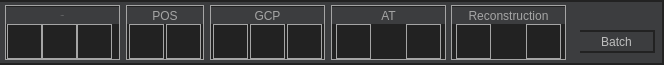
    <widget class="QWidget" name="widget_2" native="true">
     <property name="minimumSize">
      <size>
       <width>0</width>
       <height>65</height>
      </size>
     </property>
     <property name="maximumSize">
      <size>
       <width>16777215</width>
       <height>65</height>
      </size>
     </property>
     <property name="styleSheet">
      <string notr="true">border: 2px solid #222222;
border-left:none;
background-color: #3C3D3F;
</string>
     </property>
     <widget class="QFrame" name="frame">
      <property name="geometry">
       <rect>
        <x>5</x>
        <y>5</y>
        <width>115</width>
        <height>55</height>
       </rect>
      </property>
      <property name="minimumSize">
       <size>
        <width>115</width>
        <height>55</height>
       </size>
      </property>
      <property name="maximumSize">
       <size>
        <width>113</width>
        <height>55</height>
       </size>
      </property>
      <property name="styleSheet">
       <string notr="true">border:1px solid;
border-color: #A5A5A5;
background-color: #222222;</string>
      </property>
      <property name="frameShape">
       <enum>QFrame::StyledPanel</enum>
      </property>
      <property name="frameShadow">
       <enum>QFrame::Raised</enum>
      </property>
      <layout class="QGridLayout" name="gridLayout_8" rowstretch="10,30">
       <property name="leftMargin">
        <number>0</number>
       </property>
       <property name="topMargin">
        <number>1</number>
       </property>
       <property name="rightMargin">
        <number>0</number>
       </property>
       <property name="bottomMargin">
        <number>5</number>
       </property>
       <property name="spacing">
        <number>0</number>
       </property>
       <item row="1" column="0">
        <layout class="QHBoxLayout" name="horizontalLayout_3">
         <property name="spacing">
          <number>0</number>
         </property>
         <property name="topMargin">
          <number>0</number>
         </property>
         <item>
          <spacer name="horizontalSpacer_2">
           <property name="orientation">
            <enum>Qt::Horizontal</enum>
           </property>
           <property name="sizeHint" stdset="0">
            <size>
             <width>13</width>
             <height>20</height>
            </size>
           </property>
          </spacer>
         </item>
         <item>
          <widget class="QPushButton" name="btn_addsig">
           <property name="enabled">
            <bool>true</bool>
           </property>
           <property name="minimumSize">
            <size>
             <width>35</width>
             <height>35</height>
            </size>
           </property>
           <property name="maximumSize">
            <size>
             <width>35</width>
             <height>35</height>
            </size>
           </property>
           <property name="styleSheet">
            <string notr="true">
QPushButton
{
	border-image: url(:/new/button/skinbutton/Import_photo_nor1x.png);
}
QPushButton:hover
{

	border-image: url(:/new/button/skinbutton/Import_photo_honor1x.png);
}
QPushButton:pressed
{

	border-image: url(:/new/button/skinbutton/Import_photo_press1x.png);
}

QPushButton:disabled 
{

	border-image: url(:/new/button/skinbutton/Import_photo_no1x.png);
}




</string>
           </property>
           <property name="text">
            <string/>
           </property>
           <property name="iconSize">
            <size>
             <width>36</width>
             <height>36</height>
            </size>
           </property>
          </widget>
         </item>
         <item>
          <widget class="QPushButton" name="btn_adddir">
           <property name="enabled">
            <bool>true</bool>
           </property>
           <property name="minimumSize">
            <size>
             <width>35</width>
             <height>35</height>
            </size>
           </property>
           <property name="maximumSize">
            <size>
             <width>35</width>
             <height>35</height>
            </size>
           </property>
           <property name="styleSheet">
            <string notr="true">QPushButton
{
	border-image: url(:/new/button/skinbutton/Import_directory_nor1x.png);
}
QPushButton:hover
{

	border-image: url(:/new/button/skinbutton/Import_directory_honor1x.png);
}
QPushButton:pressed
{

	border-image: url(:/new/button/skinbutton/Import_directory_press1x.png);
}

QPushButton:disabled 
{

	border-image: url(:/new/button/skinbutton/Import_directory_no1x.png);
}




</string>
           </property>
           <property name="text">
            <string/>
           </property>
          </widget>
         </item>
         <item>
          <widget class="QPushButton" name="btn_push_removePgtable">
           <property name="minimumSize">
            <size>
             <width>35</width>
             <height>35</height>
            </size>
           </property>
           <property name="maximumSize">
            <size>
             <width>35</width>
             <height>35</height>
            </size>
           </property>
           <property name="styleSheet">
            <string notr="true">QPushButton
{
	border-image: url(:/new/button/skinbutton/Remove_selected_nor1x.png);
}
QPushButton:hover
{

	border-image: url(:/new/button/skinbutton/Remove_selected_honor1x.png);
}
QPushButton:pressed
{

	border-image: url(:/new/button/skinbutton/Remove_selected_press1x.png);
}

QPushButton:disabled 
{

	border-image: url(:/new/button/skinbutton/Remove_selected_no1x.png);
}</string>
           </property>
           <property name="text">
            <string/>
           </property>
          </widget>
         </item>
         <item>
          <spacer name="horizontalSpacer_3">
           <property name="orientation">
            <enum>Qt::Horizontal</enum>
           </property>
           <property name="sizeHint" stdset="0">
            <size>
             <width>18</width>
             <height>20</height>
            </size>
           </property>
          </spacer>
         </item>
        </layout>
       </item>
       <item row="0" column="0">
        <widget class="QLabel" name="label_Pho">
         <property name="minimumSize">
          <size>
           <width>113</width>
           <height>17</height>
          </size>
         </property>
         <property name="maximumSize">
          <size>
           <width>113</width>
           <height>17</height>
          </size>
         </property>
         <property name="font">
          <font>
           <family>Arial</family>
           <pointsize>-1</pointsize>
           <weight>50</weight>
           <italic>false</italic>
           <bold>false</bold>
          </font>
         </property>
         <property name="styleSheet">
          <string notr="true">font: 12px &quot;Arial&quot;;
color: rgb(165, 165, 165);
background-color:#3C3D3F;
border:0px solid;

</string>
         </property>
         <property name="text">
          <string>Photos</string>
         </property>
         <property name="alignment">
          <set>Qt::AlignCenter</set>
         </property>
        </widget>
       </item>
      </layout>
     </widget>
     <widget class="QFrame" name="frame_2">
      <property name="geometry">
       <rect>
        <x>126</x>
        <y>5</y>
        <width>78</width>
        <height>55</height>
       </rect>
      </property>
      <property name="minimumSize">
       <size>
        <width>78</width>
        <height>55</height>
       </size>
      </property>
      <property name="maximumSize">
       <size>
        <width>78</width>
        <height>55</height>
       </size>
      </property>
      <property name="styleSheet">
       <string notr="true">border:1px solid;
border-color: #A5A5A5;
background-color: #222222;</string>
      </property>
      <property name="frameShape">
       <enum>QFrame::StyledPanel</enum>
      </property>
      <property name="frameShadow">
       <enum>QFrame::Raised</enum>
      </property>
      <layout class="QGridLayout" name="gridLayout_7" rowstretch="10,0">
       <property name="leftMargin">
        <number>0</number>
       </property>
       <property name="topMargin">
        <number>1</number>
       </property>
       <property name="rightMargin">
        <number>0</number>
       </property>
       <property name="bottomMargin">
        <number>5</number>
       </property>
       <property name="spacing">
        <number>0</number>
       </property>
       <item row="1" column="0">
        <layout class="QHBoxLayout" name="horizontalLayout_4" stretch="1,1">
         <property name="spacing">
          <number>0</number>
         </property>
         <property name="leftMargin">
          <number>0</number>
         </property>
         <property name="topMargin">
          <number>0</number>
         </property>
         <property name="bottomMargin">
          <number>0</number>
         </property>
         <item>
          <widget class="QPushButton" name="btn_addpos">
           <property name="minimumSize">
            <size>
             <width>35</width>
             <height>35</height>
            </size>
           </property>
           <property name="maximumSize">
            <size>
             <width>35</width>
             <height>35</height>
            </size>
           </property>
           <property name="styleSheet">
            <string notr="true">QPushButton
{
	border-image: url(:/new/button/skinbutton/Add_POS_nor1x.png);
}
QPushButton:hover
{

	border-image: url(:/new/button/skinbutton/Add_POS_honor1x.png);
}
QPushButton:pressed
{

	border-image: url(:/new/button/skinbutton/Add_POS_press1x.png);
}

QPushButton:disabled 
{

	border-image: url(:/new/button/skinbutton/Add_POS_no1x.png);
}</string>
           </property>
           <property name="text">
            <string/>
           </property>
          </widget>
         </item>
         <item>
          <widget class="QPushButton" name="btn_delpos">
           <property name="minimumSize">
            <size>
             <width>35</width>
             <height>35</height>
            </size>
           </property>
           <property name="maximumSize">
            <size>
             <width>35</width>
             <height>35</height>
            </size>
           </property>
           <property name="styleSheet">
            <string notr="true">QPushButton
{
	border-image: url(:/new/button/skinbutton/Remove_POS_nor1x.png);
}
QPushButton:hover
{

	border-image: url(:/new/button/skinbutton/Remove_POS_honor1x.png);
}
QPushButton:pressed
{

	border-image: url(:/new/button/skinbutton/Remove_POS_press1x.png);
}

QPushButton:disabled 
{

	border-image: url(:/new/button/skinbutton/Remove_POS_no1x.png);
}</string>
           </property>
           <property name="text">
            <string/>
           </property>
          </widget>
         </item>
        </layout>
       </item>
       <item row="0" column="0">
        <widget class="QLabel" name="label_Pos">
         <property name="minimumSize">
          <size>
           <width>76</width>
           <height>17</height>
          </size>
         </property>
         <property name="maximumSize">
          <size>
           <width>113</width>
           <height>17</height>
          </size>
         </property>
         <property name="styleSheet">
          <string notr="true">font: 12px &quot;Arial&quot;;
color: rgb(165, 165, 165);
background-color:#3C3D3F;
border:0px solid;</string>
         </property>
         <property name="text">
          <string>POS</string>
         </property>
         <property name="alignment">
          <set>Qt::AlignCenter</set>
         </property>
        </widget>
       </item>
      </layout>
     </widget>
     <widget class="QFrame" name="frame_4">
      <property name="geometry">
       <rect>
        <x>210</x>
        <y>5</y>
        <width>115</width>
        <height>55</height>
       </rect>
      </property>
      <property name="minimumSize">
       <size>
        <width>115</width>
        <height>55</height>
       </size>
      </property>
      <property name="maximumSize">
       <size>
        <width>115</width>
        <height>55</height>
       </size>
      </property>
      <property name="styleSheet">
       <string notr="true">border:1px solid;
border-color: #A5A5A5;
background-color:#222222;</string>
      </property>
      <property name="frameShape">
       <enum>QFrame::StyledPanel</enum>
      </property>
      <property name="frameShadow">
       <enum>QFrame::Raised</enum>
      </property>
      <layout class="QGridLayout" name="gridLayout_9" rowstretch="10,0">
       <property name="leftMargin">
        <number>0</number>
       </property>
       <property name="topMargin">
        <number>1</number>
       </property>
       <property name="rightMargin">
        <number>0</number>
       </property>
       <property name="bottomMargin">
        <number>0</number>
       </property>
       <property name="spacing">
        <number>0</number>
       </property>
       <item row="0" column="0">
        <widget class="QLabel" name="label_5">
         <property name="minimumSize">
          <size>
           <width>113</width>
           <height>17</height>
          </size>
         </property>
         <property name="maximumSize">
          <size>
           <width>113</width>
           <height>17</height>
          </size>
         </property>
         <property name="styleSheet">
          <string notr="true">font: 12px &quot;Arial&quot;;
color: rgb(165, 165, 165);
background-color:#3C3D3F;
border:0px solid;</string>
         </property>
         <property name="text">
          <string>GCP</string>
         </property>
         <property name="alignment">
          <set>Qt::AlignCenter</set>
         </property>
        </widget>
       </item>
       <item row="1" column="0">
        <layout class="QHBoxLayout" name="horizontalLayout_10" stretch="0,1,1">
         <property name="spacing">
          <number>0</number>
         </property>
         <item>
          <widget class="QPushButton" name="btn_Siggcp">
           <property name="minimumSize">
            <size>
             <width>35</width>
             <height>35</height>
            </size>
           </property>
           <property name="maximumSize">
            <size>
             <width>35</width>
             <height>35</height>
            </size>
           </property>
           <property name="styleSheet">
            <string notr="true">QPushButton
{
	border-image: url(:/new/button/skinbutton/Sig_GCP1x_nor.png);
}
QPushButton:hover
{

	border-image: url(:/new/button/skinbutton/Sig_GCP1x_hor.png);
}
QPushButton:pressed
{

	border-image: url(:/new/button/skinbutton/Sig_GCP1x_pressed.png);
}

QPushButton:disabled 
{

	border-image: url(:/new/button/skinbutton/Sig_GCP1x_no.png);
}

</string>
           </property>
           <property name="text">
            <string/>
           </property>
          </widget>
         </item>
         <item>
          <widget class="QPushButton" name="btn_addgcp">
           <property name="minimumSize">
            <size>
             <width>35</width>
             <height>35</height>
            </size>
           </property>
           <property name="maximumSize">
            <size>
             <width>35</width>
             <height>35</height>
            </size>
           </property>
           <property name="styleSheet">
            <string notr="true">QPushButton
{
	border-image: url(:/new/button/skinbutton/Import_GCP_nor1x.png);
}
QPushButton:hover
{

	border-image: url(:/new/button/skinbutton/Import_GCP_hon1x.png);
}
QPushButton:pressed
{

	border-image: url(:/new/button/skinbutton/Import_GCP_press1x.png);
}

QPushButton:disabled 
{

	border-image: url(:/new/button/skinbutton/Import_GCP_no1x.png);
}

</string>
           </property>
           <property name="text">
            <string/>
           </property>
          </widget>
         </item>
         <item>
          <widget class="QPushButton" name="btn_delgcp">
           <property name="minimumSize">
            <size>
             <width>35</width>
             <height>35</height>
            </size>
           </property>
           <property name="maximumSize">
            <size>
             <width>35</width>
             <height>35</height>
            </size>
           </property>
           <property name="styleSheet">
            <string notr="true">QPushButton
{
	border-image: url(:/new/button/skinbutton/Import_RGCP_nor1x.png);
}
QPushButton:hover
{

	border-image: url(:/new/button/skinbutton/Import_RGCP_hon1x.png);
}
QPushButton:pressed
{

	border-image: url(:/new/button/skinbutton/Import_RGCP_press1x.png);
}

QPushButton:disabled 
{

	border-image: url(:/new/button/skinbutton/Import_RGCP_no1x.png);
}

</string>
           </property>
           <property name="text">
            <string/>
           </property>
          </widget>
         </item>
        </layout>
       </item>
      </layout>
     </widget>
     <widget class="QFrame" name="frame_3">
      <property name="geometry">
       <rect>
        <x>331</x>
        <y>5</y>
        <width>115</width>
        <height>55</height>
       </rect>
      </property>
      <property name="minimumSize">
       <size>
        <width>115</width>
        <height>55</height>
       </size>
      </property>
      <property name="maximumSize">
       <size>
        <width>115</width>
        <height>55</height>
       </size>
      </property>
      <property name="styleSheet">
       <string notr="true">border:1px solid;
border-color: #A5A5A5;
background-color:#222222;</string>
      </property>
      <property name="frameShape">
       <enum>QFrame::StyledPanel</enum>
      </property>
      <property name="frameShadow">
       <enum>QFrame::Raised</enum>
      </property>
      <layout class="QGridLayout" name="gridLayout_6" rowstretch="10,30">
       <property name="leftMargin">
        <number>0</number>
       </property>
       <property name="topMargin">
        <number>1</number>
       </property>
       <property name="rightMargin">
        <number>0</number>
       </property>
       <property name="bottomMargin">
        <number>5</number>
       </property>
       <property name="spacing">
        <number>0</number>
       </property>
       <item row="0" column="0">
        <widget class="QLabel" name="label_AT_2">
         <property name="minimumSize">
          <size>
           <width>113</width>
           <height>17</height>
          </size>
         </property>
         <property name="maximumSize">
          <size>
           <width>113</width>
           <height>17</height>
          </size>
         </property>
         <property name="styleSheet">
          <string notr="true">font: 12px &quot;Arial&quot;;
color: rgb(165, 165, 165);
background-color:#3C3D3F;
border:0px solid;</string>
         </property>
         <property name="text">
          <string>AT</string>
         </property>
         <property name="alignment">
          <set>Qt::AlignCenter</set>
         </property>
        </widget>
       </item>
       <item row="1" column="0">
        <layout class="QHBoxLayout" name="horizontalLayout_5">
         <property name="spacing">
          <number>0</number>
         </property>
         <property name="topMargin">
          <number>0</number>
         </property>
         <item>
          <spacer name="horizontalSpacer_6">
           <property name="orientation">
            <enum>Qt::Horizontal</enum>
           </property>
           <property name="sizeHint" stdset="0">
            <size>
             <width>40</width>
             <height>20</height>
            </size>
           </property>
          </spacer>
         </item>
         <item>
          <widget class="QPushButton" name="btn_at">
           <property name="enabled">
            <bool>true</bool>
           </property>
           <property name="minimumSize">
            <size>
             <width>35</width>
             <height>35</height>
            </size>
           </property>
           <property name="maximumSize">
            <size>
             <width>35</width>
             <height>35</height>
            </size>
           </property>
           <property name="styleSheet">
            <string notr="true">QPushButton
{
	border-image: url(:/new/button/skinbutton/SubmitAT_nor1x.png);
}
QPushButton:hover
{

	border-image: url(:/new/button/skinbutton/SubmitAT_honor1x.png);
}
QPushButton:pressed
{

	border-image: url(:/new/button/skinbutton/SubmitAT_press1x.png);
}

QPushButton:disabled 
{

	border-image: url(:/new/button/skinbutton/SubmitAT_no1x.png);
}</string>
           </property>
           <property name="text">
            <string/>
           </property>
          </widget>
         </item>
         <item>
          <widget class="QPushButton" name="btn_paus">
           <property name="enabled">
            <bool>true</bool>
           </property>
           <property name="minimumSize">
            <size>
             <width>35</width>
             <height>35</height>
            </size>
           </property>
           <property name="maximumSize">
            <size>
             <width>35</width>
             <height>35</height>
            </size>
           </property>
           <property name="styleSheet">
            <string notr="true">QPushButton
{
	image: url(:/new/button/skinbutton/CancelAT_nor1x.png);
	border:0px solid;
}
QPushButton:hover
{
	image: url(:/new/button/skinbutton/CancelAT_honor1x.png);
}
QPushButton:pressed
{

	image: url(:/new/button/skinbutton/CancelAT_press1x.png);
}

QPushButton:disabled 
{

	image: url(:/new/button/skinbutton/CancelAT_no1x.png);
}</string>
           </property>
           <property name="text">
            <string/>
           </property>
          </widget>
         </item>
         <item>
          <widget class="QPushButton" name="btn_rec">
           <property name="enabled">
            <bool>true</bool>
           </property>
           <property name="minimumSize">
            <size>
             <width>35</width>
             <height>35</height>
            </size>
           </property>
           <property name="maximumSize">
            <size>
             <width>36</width>
             <height>36</height>
            </size>
           </property>
           <property name="styleSheet">
            <string notr="true">QPushButton
{
	border-image: url(:/new/button/skinbutton/ResubmitAT_nor1x.png);
}
QPushButton:hover
{

	border-image: url(:/new/button/skinbutton/ResubmitAT_honor1x.png);
}
QPushButton:pressed
{

	border-image: url(:/new/button/skinbutton/ResubmitAT_press1x.png);
}

QPushButton:disabled 
{

	border-image: url(:/new/button/skinbutton/ResubmitAT_no1x.png);
}</string>
           </property>
           <property name="text">
            <string/>
           </property>
          </widget>
         </item>
         <item>
          <spacer name="horizontalSpacer_7">
           <property name="orientation">
            <enum>Qt::Horizontal</enum>
           </property>
           <property name="sizeHint" stdset="0">
            <size>
             <width>40</width>
             <height>20</height>
            </size>
           </property>
          </spacer>
         </item>
        </layout>
       </item>
      </layout>
     </widget>
     <widget class="QFrame" name="frame_5">
      <property name="geometry">
       <rect>
        <x>451</x>
        <y>5</y>
        <width>115</width>
        <height>55</height>
       </rect>
      </property>
      <property name="minimumSize">
       <size>
        <width>115</width>
        <height>55</height>
       </size>
      </property>
      <property name="maximumSize">
       <size>
        <width>115</width>
        <height>55</height>
       </size>
      </property>
      <property name="styleSheet">
       <string notr="true">border:1px solid;
border-color: #A5A5A5;
background-color:#222222;</string>
      </property>
      <property name="frameShape">
       <enum>QFrame::StyledPanel</enum>
      </property>
      <property name="frameShadow">
       <enum>QFrame::Raised</enum>
      </property>
      <layout class="QGridLayout" name="gridLayout_11" rowstretch="10,30">
       <property name="leftMargin">
        <number>0</number>
       </property>
       <property name="topMargin">
        <number>1</number>
       </property>
       <property name="rightMargin">
        <number>0</number>
       </property>
       <property name="bottomMargin">
        <number>5</number>
       </property>
       <property name="spacing">
        <number>0</number>
       </property>
       <item row="0" column="0">
        <widget class="QLabel" name="label_AT_3">
         <property name="minimumSize">
          <size>
           <width>113</width>
           <height>17</height>
          </size>
         </property>
         <property name="maximumSize">
          <size>
           <width>113</width>
           <height>17</height>
          </size>
         </property>
         <property name="styleSheet">
          <string notr="true">font: 12px &quot;Arial&quot;;
color: rgb(165, 165, 165);
background-color:#3C3D3F;
border:0px solid;</string>
         </property>
         <property name="text">
          <string>Reconstruction</string>
         </property>
         <property name="alignment">
          <set>Qt::AlignCenter</set>
         </property>
        </widget>
       </item>
       <item row="1" column="0">
        <layout class="QHBoxLayout" name="horizontalLayout_11">
         <property name="spacing">
          <number>0</number>
         </property>
         <property name="topMargin">
          <number>0</number>
         </property>
         <item>
          <spacer name="horizontalSpacer_9">
           <property name="orientation">
            <enum>Qt::Horizontal</enum>
           </property>
           <property name="sizeHint" stdset="0">
            <size>
             <width>40</width>
             <height>20</height>
            </size>
           </property>
          </spacer>
         </item>
         <item>
          <widget class="QPushButton" name="btn_submit_rec">
           <property name="enabled">
            <bool>true</bool>
           </property>
           <property name="minimumSize">
            <size>
             <width>35</width>
             <height>35</height>
            </size>
           </property>
           <property name="maximumSize">
            <size>
             <width>35</width>
             <height>35</height>
            </size>
           </property>
           <property name="styleSheet">
            <string notr="true">QPushButton
{
	border-image: url(:/new/button/skinbutton/Reconstruction3D_norlight1x.png);
}
QPushButton:hover
{

	border-image: url(:/new/button/skinbutton/Reconstruction3D_honor1x.png);
}
QPushButton:pressed
{

	border-image: url(:/new/button/skinbutton/Reconstruction3D_press1x.png);
}

QPushButton:disabled 
{

	border-image: url(:/new/button/skinbutton/Reconstruction3D_no1x.png);
}</string>
           </property>
           <property name="text">
            <string/>
           </property>
          </widget>
         </item>
         <item>
          <widget class="QPushButton" name="btn_cancle_recon">
           <property name="enabled">
            <bool>true</bool>
           </property>
           <property name="minimumSize">
            <size>
             <width>35</width>
             <height>35</height>
            </size>
           </property>
           <property name="maximumSize">
            <size>
             <width>35</width>
             <height>35</height>
            </size>
           </property>
           <property name="styleSheet">
            <string notr="true">QPushButton
{
	image: url(:/new/button/skinbutton/CancelAT_nor1x.png);
	border:0px solid;
}
QPushButton:hover
{
	image: url(:/new/button/skinbutton/CancelAT_honor1x.png);
}
QPushButton:pressed
{

	image: url(:/new/button/skinbutton/CancelAT_press1x.png);
}

QPushButton:disabled 
{

	image: url(:/new/button/skinbutton/CancelAT_no1x.png);
}</string>
           </property>
           <property name="text">
            <string/>
           </property>
          </widget>
         </item>
         <item>
          <widget class="QPushButton" name="btn_resubmit_recon">
           <property name="enabled">
            <bool>true</bool>
           </property>
           <property name="minimumSize">
            <size>
             <width>35</width>
             <height>35</height>
            </size>
           </property>
           <property name="maximumSize">
            <size>
             <width>36</width>
             <height>36</height>
            </size>
           </property>
           <property name="styleSheet">
            <string notr="true">QPushButton
{
	border-image: url(:/new/button/skinbutton/ResubmitAT_nor1x.png);
}
QPushButton:hover
{

	border-image: url(:/new/button/skinbutton/ResubmitAT_honor1x.png);
}
QPushButton:pressed
{

	border-image: url(:/new/button/skinbutton/ResubmitAT_press1x.png);
}

QPushButton:disabled 
{

	border-image: url(:/new/button/skinbutton/ResubmitAT_no1x.png);
}</string>
           </property>
           <property name="text">
            <string/>
           </property>
          </widget>
         </item>
         <item>
          <spacer name="horizontalSpacer_11">
           <property name="orientation">
            <enum>Qt::Horizontal</enum>
           </property>
           <property name="sizeHint" stdset="0">
            <size>
             <width>40</width>
             <height>20</height>
            </size>
           </property>
          </spacer>
         </item>
        </layout>
       </item>
      </layout>
     </widget>
     <widget class="QPushButton" name="btn_batchprecess">
      <property name="enabled">
       <bool>false</bool>
      </property>
      <property name="geometry">
       <rect>
        <x>580</x>
        <y>30</y>
        <width>75</width>
        <height>23</height>
       </rect>
      </property>
      <property name="text">
       <string>Batch</string>
      </property>
     </widget>
    </widget>
